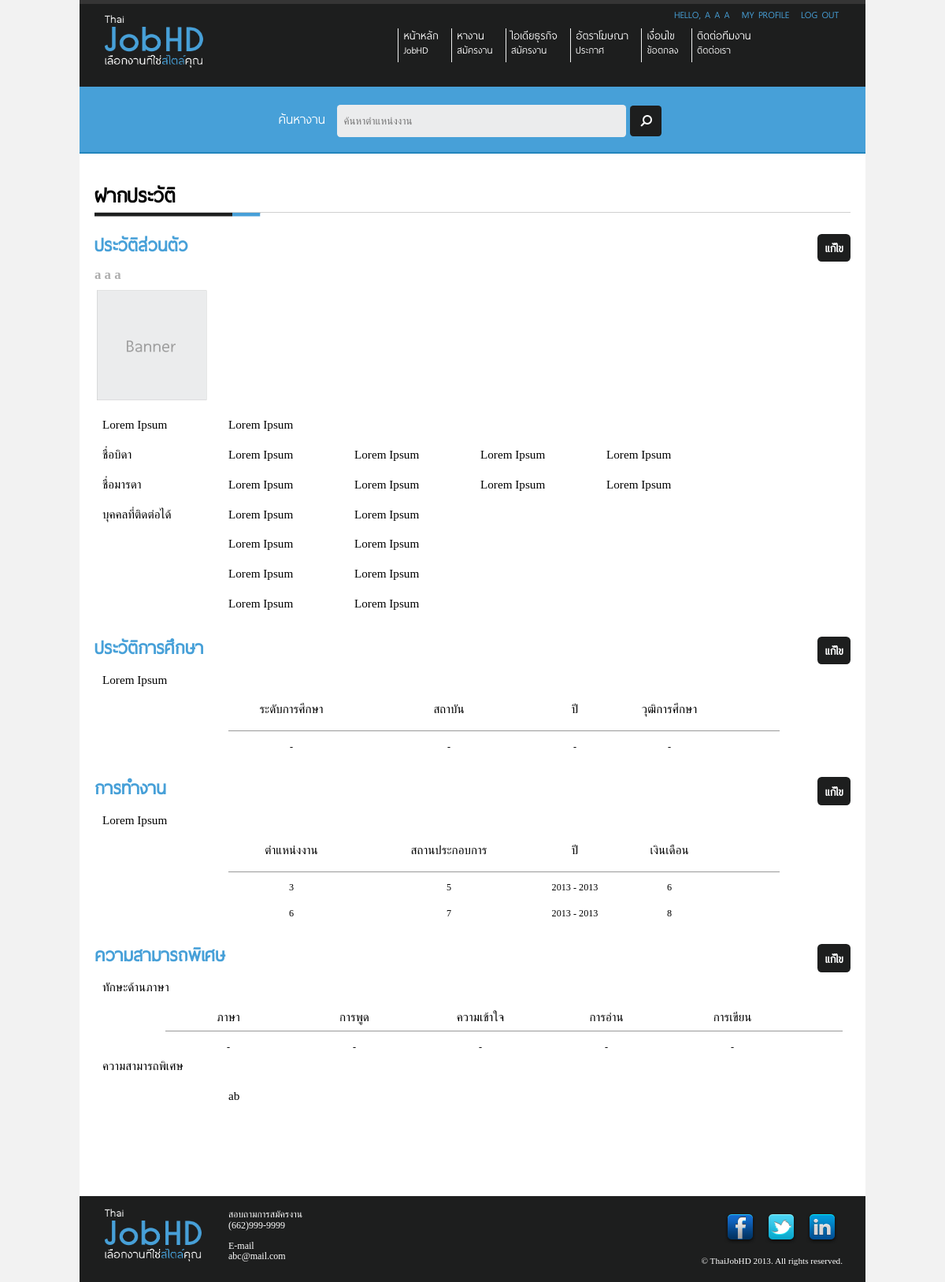
The page /Site/view-profile.php (signed in) on the database its author committed.
### tables this page shows
CREATE TABLE IF NOT EXISTS `buildthedot_thaijobhd_user_account` (
  `id` int(11) NOT NULL AUTO_INCREMENT,
  `email` varchar(200) NOT NULL,
  `password` varchar(250) NOT NULL,
  `firstname` varchar(200) NOT NULL,
  `midname` varchar(200) NOT NULL,
  `lastname` varchar(200) NOT NULL,
  `profile_picture` varchar(200) NOT NULL,
  `job_id` int(40) NOT NULL,
  `job_status` varchar(100) NOT NULL,
  `admin_status` int(1) NOT NULL,
  `birthdate` date NOT NULL,
  `place_of_birth` varchar(200) NOT NULL,
  `age` int(10) NOT NULL,
  `nationality` varchar(100) NOT NULL,
  `religion` varchar(100) NOT NULL,
  `height` int(10) NOT NULL,
  `weight` int(10) NOT NULL,
  `blood` varchar(10) NOT NULL,
  `lesion` varchar(100) NOT NULL,
  `address` varchar(250) NOT NULL,
  `phone_number` varchar(100) NOT NULL,
  `relationship_status` varchar(100) NOT NULL,
  `pouse_name` varchar(100) NOT NULL,
  `number_of_children` int(10) NOT NULL,
  `military_status` varchar(100) NOT NULL,
  `current_address_status` varchar(20) NOT NULL,
  `father_name` varchar(100) NOT NULL,
  `father_age` int(10) NOT NULL,
  `father_career` varchar(100) NOT NULL,
  `father_live_status` varchar(10) NOT NULL,
  `mother_name` varchar(100) NOT NULL,
  `mother_age` int(10) NOT NULL,
  `mother_career` varchar(100) NOT NULL,
  `mother_live_status` varchar(10) NOT NULL,
  PRIMARY KEY (`id`),
  UNIQUE KEY `email` (`email`)
);

CREATE TABLE IF NOT EXISTS `buildthedot_thaijobhd_user_history_experiences` (
  `user_history_experiences_id` int(50) NOT NULL AUTO_INCREMENT,
  `user_account_id` int(11) NOT NULL,
  `job_position` varchar(200) NOT NULL,
  `company_name` varchar(200) NOT NULL,
  `year_start` date NOT NULL,
  `year_end` date NOT NULL,
  `salary` varchar(200) NOT NULL,
  PRIMARY KEY (`user_history_experiences_id`)
);

CREATE TABLE IF NOT EXISTS `buildthedot_thaijobhd_user_history_talent_others` (
  `user_history_talent_others_id` int(50) NOT NULL AUTO_INCREMENT,
  `user_account_id` int(50) NOT NULL,
  `topic` varchar(250) NOT NULL,
  PRIMARY KEY (`user_history_talent_others_id`)
);

### Site/view-profile.php (the view, shortened to what this page needs)
<?php
$rootpath = "./";
$rootadminpath = "./admin/";
include ($rootpath . "include/header.php");
include ($rootpath . "include/top-menu.php");
include ($rootpath . "include/search-bar.php");
if($_SESSION["userid"] == "" || (!(isset($_SESSION["userid"])))) {
	header("location: ".$rootpath."login.php");
}
else{
	$sql_user="
		SELECT *
		FROM  `buildthedot_thaijobhd_user_account`
		WHERE `id` = '".$_SESSION["userid"]."' ;
	";
	$result_user = @mysql_query($sql_user);
	if($rs_user = @mysql_fetch_array($result_user)){
?>
		<div id="wrapper">
			<div id="content" class="container_12">
				<div id="content-profile">
					<div id="head-title">
						<h1>ฝากประวัติ</h1>
					</div>
					<h2 id="sub-title">ประวัติส่วนตัว <span class="right"><a href="<?php echo $rootpath; ?>edit-profile.php" class="button round black right">แก้ไข</a></span></h2>
					<h3 class="text-grey"><?php echo $rs_user["firstname"]." ".$rs_user["midname"]." ".$rs_user["lastname"]; ?></h3>
					<div>
						<img src="images/<?php
							if($rs_user["profile_picture"] != ""){
								echo "user_account/".$rs_user["picture_profile"];
							}
							else{
								echo "banner-2.png";
							}
						?>" width="144" height="143" />
					</div>
					<br class="clear"/>
					<p class="grid_2">
						Lorem Ipsum
					</p>
					<p class="grid_8">
						Lorem Ipsum
					</p>
					<br class="clear"/>
					<p class="grid_2">
						ชื่อบิดา
					</p>
					<p class="grid_2">
						Lorem Ipsum
					</p>
					<p class="grid_2">
						Lorem Ipsum
					</p>
					<p class="grid_2">
						Lorem Ipsum
					</p>
					<p class="grid_2">
						Lorem Ipsum
					</p>
					<br class="clear"/>
					<p class="grid_2">
						ชื่อมารดา
					</p>
					<p class="grid_2">
						Lorem Ipsum
					</p>
					<p class="grid_2">
						Lorem Ipsum
					</p>
					<p class="grid_2">
						Lorem Ipsum
					</p>
					<p class="grid_2">
						Lorem Ipsum
					</p>
					<br class="clear"/>
					<p class="grid_2">
						บุคคลที่ติดต่อได้
					</p>
					<p class="grid_2">
						Lorem Ipsum
					</p>
					<p class="grid_3">
						Lorem Ipsum
					</p>
					<br class="clear"/>
					<p class="grid_2 prefix_2">
						Lorem Ipsum
					</p>
					<p class="grid_2">
						Lorem Ipsum
					</p>
					<br class="clear"/>
					<p class="grid_2 prefix_2">
						Lorem Ipsum
					</p>
					<p class="grid_2">
						Lorem Ipsum
					</p>
					<br class="clear"/>
					<p class="grid_2 prefix_2">
						Lorem Ipsum
					</p>
					<p class="grid_2">
						Lorem Ipsum
					</p>
					<br class="clear"/>
					<h2 id="sub-title">ประวัติการศึกษา<span class="right"><a href="<?php echo $rootpath; ?>add-education.php" class="button round black right">แก้ไข</a></span></h2>
					<p class="grid_2">
						Lorem Ipsum
					</p>
					<br class="clear"/>
					<div class="prefix_2">
						<div id="head-table1" class="grid_9">
							<p class="grid_2 center">
								ระดับการศึกษา
							</p>
							<p class="grid_3 center">
								สถาบัน
							</p>
							<p class="grid_1 center">
								ปี
							</p>
							<p class="grid_2 center">
								วุฒิการศึกษา
							</p>
						</div>
					</div>
					<br class="clear"/>
<?php
					$sql_edu="
						SELECT *, YEAR(`year_start`) AS year_start_1, YEAR(`year_end`) AS year_end_1
						FROM  `buildthedot_thaijobhd_user_history_educations`
						WHERE `user_account_id` = '".$_SESSION["userid"]."' ;
					";
					$result_edu = @mysql_query($sql_edu);
					if(@mysql_num_rows($result_edu)==0){
?>
						<div class="prefix_2">
							<div class="grid_9" id="table-content">
								<p class="grid_2 center">
									-
								</p>
								<p class="grid_3 center">
									-
								</p>
								<p class="grid_1 center">
									-
								</p>
								<p class="grid_2 center">
									-
								</p>
							</div>
						</div>
						<br class="clear"/>
<?php
					}
?>
					<h2 id="sub-title">การทำงาน<span class="right"><a href="<?php echo $rootpath; ?>add-experience.php" class="button round black right">แก้ไข</a></span></h2>
					<p class="grid_2">
						Lorem Ipsum
					</p>
					<br class="clear"/>
					<div class="prefix_2">
						<div id="head-table1" class="grid_9">
							<p class="grid_2 center">
								ตำแหน่งงาน
							</p>
							<p class="grid_3 center">
								สถานประกอบการ
							</p>
							<p class="grid_1 center">
								ปี
							</p>
							<p class="grid_2 center">
								เงินเดือน
							</p>
						</div>
					</div>
					<br class="clear"/>
<?php
					$sql_experiences="
						SELECT *, YEAR(`year_start`) AS year_start_1, YEAR(`year_end`) AS year_end_1
						FROM  `buildthedot_thaijobhd_user_history_experiences`
						WHERE `user_account_id` = '".$_SESSION["userid"]."' ;
					";
					$result_experiences = @mysql_query($sql_experiences);
					if(@mysql_num_rows($result_experiences)==0){
?>
						<div class="prefix_2">
							<div class="grid_9" id="table-content">
								<p class="grid_2 center">
									-
								</p>
								<p class="grid_3 center">
									-
								</p>
								<p class="grid_1 center">
									-
								</p>
								<p class="grid_2 center">
									-
								</p>
							</div>
						</div>
						<br class="clear"/>
<?php
					}
					else{
						while($rs_experiences = @mysql_fetch_array($result_experiences)){
?>
							<div class="prefix_2">
								<div class="grid_9" id="table-content">
									<p class="grid_2 center">
										<?php echo $rs_experiences["job_position"]; ?>
									</p>
									<p class="grid_3 center">
										<?php echo $rs_experiences["company_name"]; ?>
									</p>
									<p class="grid_1 center">
										<?php echo $rs_experiences["year_start_1"]." - ".$rs_experiences["year_end_1"]; ?>
									</p>
									<p class="grid_2 center">
										<?php echo $rs_experiences["salary"]; ?>
									</p>
								</div>
							</div>
							<br class="clear"/>
<?php
						}
					}
?>
					<h2 id="sub-title">ความสามารถพิเศษ<span class="right"><a href="<?php echo $rootpath; ?>add-talent.php" class="button round black right">แก้ไข</a></span></h2>
					<p class="grid_2">
						ทักษะด้านภาษา
					</p>
					<br class="clear"/>
					<div class="prefix_1">
						<div id="content-profile-table">
							<div id="head-table1" class="grid_11">
								<p class="grid_2 center">
									ภาษา
								</p>
								<p class="grid_2 center">
									การพูด
								</p>
								<p class="grid_2 center">
									ความเข้าใจ
								</p>
								<p class="grid_2 center">
									การอ่าน
								</p>
								<p class="grid_2 center">
									การเขียน
								</p>
							</div>
						</div>
					</div>
					<br class="clear"/>
<?php
					$sql_talent="
						SELECT *
						FROM  `buildthedot_thaijobhd_user_history_talent_languages`
						WHERE `user_account_id` = '".$_SESSION["userid"]."' ;
					";
					$result_talent = @mysql_query($sql_talent);
					if(@mysql_num_rows($result_talent)==0){
?>
						<div class="prefix_1">
							<div id="content-profile-table">
								<div id="table-content" class="grid_11">
									<p class="grid_2 center">
										-
									</p>
									<p class="grid_2 center">
										-
									</p>
									<p class="grid_2 center">
										-
									</p>
									<p class="grid_2 center">
										-
									</p>
									<p class="grid_2 center">
										-
									</p>
								</div>
							</div>
						</div>
						<br class="clear"/>
<?php
					}
?>
					<p class="grid_2">
						ความสามารถพิเศษ
					</p>
					<br class="clear"/>
					<div class="prefix_2">
<?php
					$sql_history_talent_others="
						SELECT *
						FROM  `buildthedot_thaijobhd_user_history_talent_others`
						WHERE `user_account_id` = '".$_SESSION["userid"]."' ;
					";
					$result_history_talent_others = @mysql_query($sql_history_talent_others);
					if(@mysql_num_rows($result_history_talent_others)==0){
						echo "-";
					}
					else{
						while ($rs_history_talent_others = @mysql_fetch_array($result_history_talent_others)) {
?>
							<p class="grid_4">
								<?php echo $rs_history_talent_others["topic"]; ?>
							</p>
							<br class="clear"/>
<?php
						}
					}
?>
					</div>
				</div>
			</div>
<?php
			include ("include/footer.php");
		}
}
?>

### Site/include/header.php (shortened to what this page needs)
<!DOCTYPE html>
<html>
	<head>
		<link href="<?php echo $rootpath; ?>css/reset.css" rel="stylesheet" type="text/css">
		<link href="<?php echo $rootpath; ?>css/960.css" rel="stylesheet" type="text/css">
		<link href="<?php echo $rootpath; ?>css/style.css" rel="stylesheet" type="text/css">
		<link href="<?php echo $rootpath; ?>css/pagination.css" rel="stylesheet" type="text/css">
		<link rel="stylesheet" href="<?php echo $rootadminpath; ?>css/datepicker.css">
	</head>
	<body>

### Site/include/top-menu.php (shortened to what this page needs)
<div id="wrapper">
	<div id="header" class="container_12">
		<div class="right"  class="grid_12">
			<ul id="my-profile">
<?php
				if(!isset($_SESSION['userid']) || empty($_SESSION['userid']) || $_SESSION['userid'] == ""){
?>
					<li>
						<a href="login.php" class="text-blue">Sign in</a>
					</li>
					<li>
						<a href="register.php" class="text-grey">Register</a>
					</li>
<?php
				}
				else{
?>
					<li class="text-blue">
<?php
						$sql_user = "
							SELECT *
							FROM  `buildthedot_thaijobhd_user_account`
							WHERE `id` = '".$_SESSION["userid"]."' ;
						";
						$result_user = @mysql_query($sql_user);
						if($result_user)
						{
							if($rs_user = @mysql_fetch_array($result_user)){
								echo "Hello, ".$rs_user["firstname"]." ".$rs_user["midname"]." ".$rs_user["lastname"];
							}
						}
						else {
							echo "Error";
						}
?>
					</li>
					<li>
						<a href="view-profile.php" class="text-blue">
							My Profile
						</a>
					</li>
					<li>
						<a href="include/module/logout_process.php" class="text-blue" id="logout">
							Log out
						</a>
					</li>
<?php
				}
?>
			</ul>
		</div>
		<div id="login-intro" class="grid_3">
			<img src="images/logo.png" alt="ThaiJobHD" width="130" height="71">
		</div>
		<div id="top-nav" class="grid_8 prefix_1">
			<ul>
				<li>
					<a href="index.php">หน้าหลัก
					<br/>
					<span id="sub-memu">JobHD</span></a>
				</li>
				<li>
					<a href="find-job.php">หางาน
					<br/>
					<span id="sub-memu">สมัครงาน</span></a>
				</li>
				<li>
					<a href="business-idea.php">ไอเดียธุรกิจ
					<br/>
					<span id="sub-memu">สมัครงาน</span></a>
				</li>
				<li>
					<a href="advertisement-rate.php">อัตราโฆษณา
					<br/>
					<span id="sub-memu">ประกาศ</span></a>
				</li>
				<li>
					<a href="condition.php">เงื่อนไข
					<br/>
					<span id="sub-memu">ข้อตกลง</span></a>
				</li>
				<li>
					<a href="contact-us.php">ติดต่อทีมงาน
					<br/>
					<span id="sub-memu">ติดต่อเรา</span></a>
				</li>
			</ul>
		</div>
	</div>

### Site/include/search-bar.php
<div id="search-bar" class="container_12">
	<form action="search.php" method="POST" id="search-form" class="center"  class="grid_12">
		<fieldset>
			<label for="keyword">ค้นหางาน</label>
			<input type="text" id="keyword" class="round" name="search" placeholder="ค้นหาตำแหน่งงาน" />
			<input type="submit" value="" class="round black ic-search" />
		</fieldset>
	</form>
</div>

### Site/include/footer.php (shortened to what this page needs)
			<div id="footer" class="container_12">
				<div class="grid_2">
					<img src="images/logo.png" width="128" height="71">
				</div>
				<div class="grid_3">
					<p>
						สอบถามการสมัครงาน
						<br/>
						(662)999-9999
					</p>
					<p>
						E-mail
						<br/>
						abc@mail.com
					</p>
				</div>
				<div class="grid_3 prefix_4">
					<div class="right">
						<ul>
							<li><img src="images/Facebook.png" width="52" height="52" alt="Facebook">
							</li>
							<li><img src="images/Twitter.png" width="52" height="52" alt="Twitter">
							</li>
							<li><img src="images/LinkedIn.png" width="52" height="52" alt="LinkedIn">
							</li>
						</ul>
					</div>
					<br class="clear"/>
					<div id="copyright" class="right">
						&copy; ThaiJobHD 2013. All rights reserved.
					</div>
				</div>
			</div>
		</div>
	</body>
</html>

### Site/css/960.css (style rules this page uses)
body { min-width: 960px; }
.container_12, .container_16 { margin-left: auto; margin-right: auto; width: 960px; }
.grid_1, .grid_2, .grid_3, .grid_4, .grid_5, .grid_6, .grid_7, .grid_8, .grid_9, .grid_10, .grid_11, .grid_12, .grid_13, .grid_14, .grid_15, .grid_16 { display: inline; float: left; margin-left: 10px; margin-right: 10px; }
.container_12 .grid_3, .container_16 .grid_4 { width: 220px; }
.container_12 .grid_9, .container_16 .grid_12 { width: 700px; }
.container_12 .grid_1 { width: 60px; }
.container_12 .grid_2 { width: 140px; }
.container_12 .grid_4 { width: 300px; }
.container_12 .grid_8 { width: 620px; }
.container_12 .grid_11 { width: 860px; }
.container_12 .prefix_1 { padding-left: 80px; }
.container_12 .prefix_2 { padding-left: 160px; }
.container_12 .prefix_4 { padding-left: 320px; }
.clearfix:before, .clearfix:after, .container_12:before, .container_12:after, .container_16:before, .container_16:after { content: '.'; display: block; overflow: hidden; visibility: hidden; font-size: 0; line-height: 0; width: 0; height: 0; }
.clearfix:after, .container_12:after, .container_16:after { clear: both; }
.clearfix, .container_12, .container_16 { zoom: 1; }

### rows shown on the page
buildthedot_thaijobhd_user_account: firstname "A", midname "A", lastname "A", firstname "a", midname "a", lastname "a"
buildthedot_thaijobhd_user_history_experiences: job_position "3", company_name "5", year_start_1 "2013", year_end_1 "2013", salary "6"
buildthedot_thaijobhd_user_history_experiences: job_position "6", company_name "7", year_start_1 "2013", year_end_1 "2013", salary "8"
buildthedot_thaijobhd_user_history_talent_others: topic "ab"
